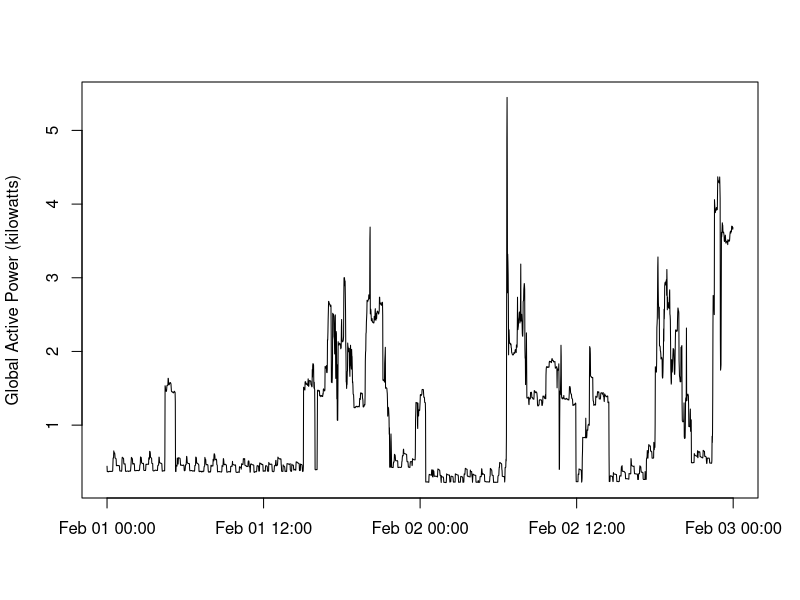

Generate this figure with R:
#read data ; txt file has been filtered to include only Feb 1 and Feb 2, 2007
pc1 <- read.table("02_hh_pc.txt", header = TRUE, sep=";")
dt <- paste(pc1$Date, pc1$Time)
pc1$datetime <- strptime(dt, "%m/%d/%Y %H:%M:%S")
pc1$Weekday <- weekdays(pc1$datetime)

#save to png file
png(filename = "plot2.png", width = 480, height = 480, units = "px")
#Plot 2
with(pc1,plot(datetime, Global_active_power, ylab = "Global Active Power (kilowatts)", type = "l", xlab = ""))